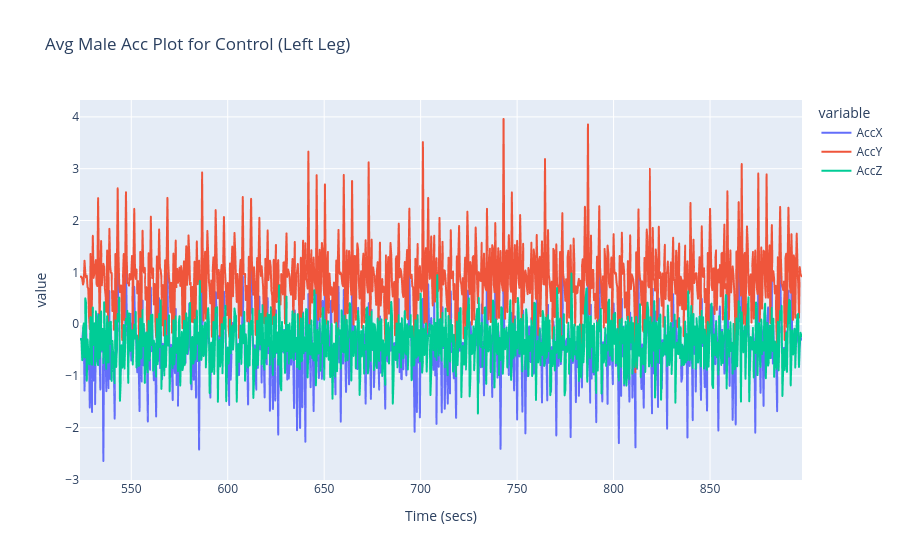
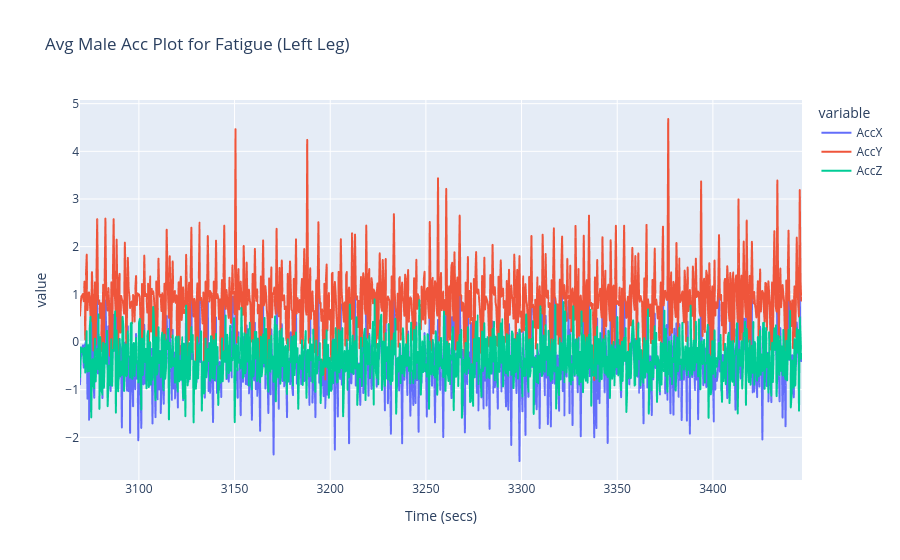
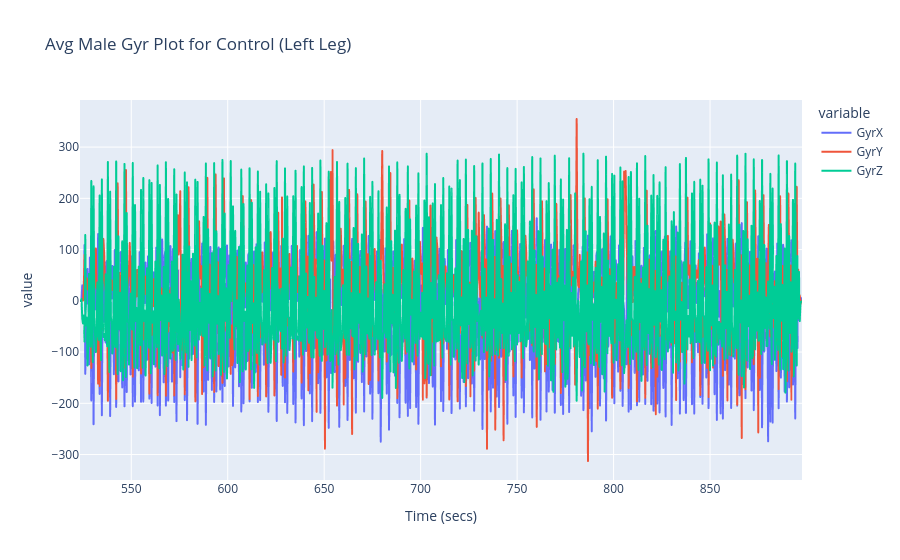
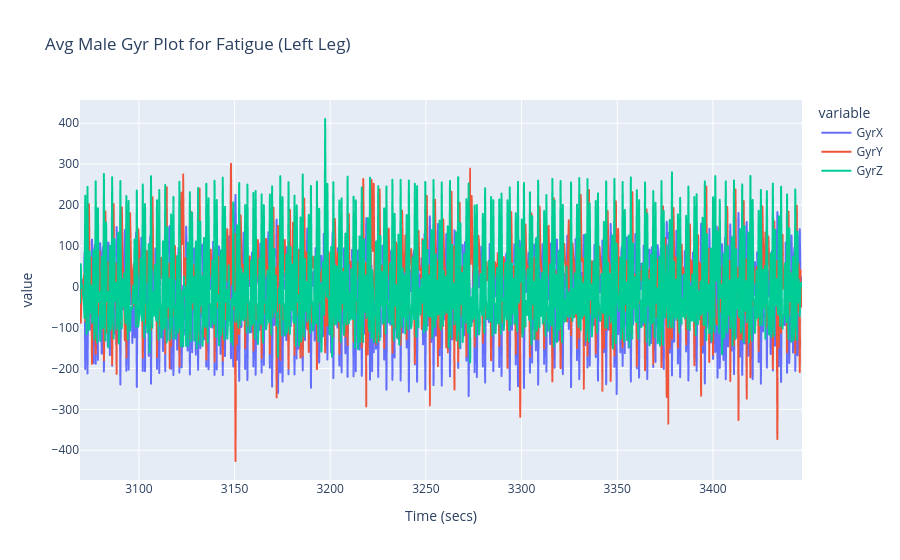

Here is the notebook cell these charts were saved with, in order:
### Code cell
fig = px.line(ll_control_df_02.iloc[::downsample_factor], x='Time (secs)', y=["AccX", "AccY", "AccZ"], title="Avg Male Acc Plot for Control (Left Leg)")
fig.show()

fig = px.line(ll_fatigue_df_02.iloc[::downsample_factor], x='Time (secs)', y=["AccX", "AccY", "AccZ"], title="Avg Male Acc Plot for Fatigue (Left Leg)")
fig.show()

fig = px.line(ll_control_df_02.iloc[::downsample_factor], x='Time (secs)', y=["GyrX", "GyrY", "GyrZ"], title="Avg Male Gyr Plot for Control (Left Leg)")
fig.show()

fig = px.line(ll_fatigue_df_02.iloc[::downsample_factor], x='Time (secs)', y=["GyrX", "GyrY", "GyrZ"], title="Avg Male Gyr Plot for Fatigue (Left Leg)")
fig.show()

### Figure 1 — Plotly figure (JSON) as saved in the notebook; plotly's stock layout.template omitted (floating-point values rounded to 4 significant figures; data arrays with more than 128 entries replaced by an {"elided": "..."} marker saying what was removed)
{"data": [{"hovertemplate": "variable=AccX<br>Time (secs)=%{x}<br>value=%{y}<extra></extra>", "legendgroup": "AccX", "line": {"color": "#636efa", "dash": "solid"}, "marker": {"symbol": "circle"}, "mode": "lines", "name": "AccX", "showlegend": true, "type": "scattergl", "x": {"elided": "959 float values"}, "xaxis": "x", "y": {"elided": "959 float values"}, "yaxis": "y"}, {"hovertemplate": "variable=AccY<br>Time (secs)=%{x}<br>value=%{y}<extra></extra>", "legendgroup": "AccY", "line": {"color": "#EF553B", "dash": "solid"}, "marker": {"symbol": "circle"}, "mode": "lines", "name": "AccY", "showlegend": true, "type": "scattergl", "x": {"elided": "959 float values"}, "xaxis": "x", "y": {"elided": "959 float values"}, "yaxis": "y"}, {"hovertemplate": "variable=AccZ<br>Time (secs)=%{x}<br>value=%{y}<extra></extra>", "legendgroup": "AccZ", "line": {"color": "#00cc96", "dash": "solid"}, "marker": {"symbol": "circle"}, "mode": "lines", "name": "AccZ", "showlegend": true, "type": "scattergl", "x": {"elided": "959 float values"}, "xaxis": "x", "y": {"elided": "959 float values"}, "yaxis": "y"}], "layout": {"legend": {"title": {"text": "variable"}, "tracegroupgap": 0}, "title": {"text": "Avg Male Acc Plot for Control (Left Leg)"}, "xaxis": {"anchor": "y", "domain": [0, 1], "title": {"text": "Time (secs)"}}, "yaxis": {"anchor": "x", "domain": [0, 1], "title": {"text": "value"}}}}

### Figure 2 — Plotly figure (JSON) as saved in the notebook; plotly's stock layout.template omitted (floating-point values rounded to 4 significant figures; data arrays with more than 128 entries replaced by an {"elided": "..."} marker saying what was removed)
{"data": [{"hovertemplate": "variable=AccX<br>Time (secs)=%{x}<br>value=%{y}<extra></extra>", "legendgroup": "AccX", "line": {"color": "#636efa", "dash": "solid"}, "marker": {"symbol": "circle"}, "mode": "lines", "name": "AccX", "showlegend": true, "type": "scattergl", "x": {"elided": "967 float values"}, "xaxis": "x", "y": {"elided": "967 float values"}, "yaxis": "y"}, {"hovertemplate": "variable=AccY<br>Time (secs)=%{x}<br>value=%{y}<extra></extra>", "legendgroup": "AccY", "line": {"color": "#EF553B", "dash": "solid"}, "marker": {"symbol": "circle"}, "mode": "lines", "name": "AccY", "showlegend": true, "type": "scattergl", "x": {"elided": "967 float values"}, "xaxis": "x", "y": {"elided": "967 float values"}, "yaxis": "y"}, {"hovertemplate": "variable=AccZ<br>Time (secs)=%{x}<br>value=%{y}<extra></extra>", "legendgroup": "AccZ", "line": {"color": "#00cc96", "dash": "solid"}, "marker": {"symbol": "circle"}, "mode": "lines", "name": "AccZ", "showlegend": true, "type": "scattergl", "x": {"elided": "967 float values"}, "xaxis": "x", "y": {"elided": "967 float values"}, "yaxis": "y"}], "layout": {"legend": {"title": {"text": "variable"}, "tracegroupgap": 0}, "title": {"text": "Avg Male Acc Plot for Fatigue (Left Leg)"}, "xaxis": {"anchor": "y", "domain": [0, 1], "title": {"text": "Time (secs)"}}, "yaxis": {"anchor": "x", "domain": [0, 1], "title": {"text": "value"}}}}

### Figure 3 — Plotly figure (JSON) as saved in the notebook; plotly's stock layout.template omitted (floating-point values rounded to 4 significant figures; data arrays with more than 128 entries replaced by an {"elided": "..."} marker saying what was removed)
{"data": [{"hovertemplate": "variable=GyrX<br>Time (secs)=%{x}<br>value=%{y}<extra></extra>", "legendgroup": "GyrX", "line": {"color": "#636efa", "dash": "solid"}, "marker": {"symbol": "circle"}, "mode": "lines", "name": "GyrX", "showlegend": true, "type": "scattergl", "x": {"elided": "959 float values"}, "xaxis": "x", "y": {"elided": "959 float values"}, "yaxis": "y"}, {"hovertemplate": "variable=GyrY<br>Time (secs)=%{x}<br>value=%{y}<extra></extra>", "legendgroup": "GyrY", "line": {"color": "#EF553B", "dash": "solid"}, "marker": {"symbol": "circle"}, "mode": "lines", "name": "GyrY", "showlegend": true, "type": "scattergl", "x": {"elided": "959 float values"}, "xaxis": "x", "y": {"elided": "959 float values"}, "yaxis": "y"}, {"hovertemplate": "variable=GyrZ<br>Time (secs)=%{x}<br>value=%{y}<extra></extra>", "legendgroup": "GyrZ", "line": {"color": "#00cc96", "dash": "solid"}, "marker": {"symbol": "circle"}, "mode": "lines", "name": "GyrZ", "showlegend": true, "type": "scattergl", "x": {"elided": "959 float values"}, "xaxis": "x", "y": {"elided": "959 float values"}, "yaxis": "y"}], "layout": {"legend": {"title": {"text": "variable"}, "tracegroupgap": 0}, "title": {"text": "Avg Male Gyr Plot for Control (Left Leg)"}, "xaxis": {"anchor": "y", "domain": [0, 1], "title": {"text": "Time (secs)"}}, "yaxis": {"anchor": "x", "domain": [0, 1], "title": {"text": "value"}}}}

### Figure 4 — Plotly figure (JSON) as saved in the notebook; plotly's stock layout.template omitted (floating-point values rounded to 4 significant figures; data arrays with more than 128 entries replaced by an {"elided": "..."} marker saying what was removed)
{"data": [{"hovertemplate": "variable=GyrX<br>Time (secs)=%{x}<br>value=%{y}<extra></extra>", "legendgroup": "GyrX", "line": {"color": "#636efa", "dash": "solid"}, "marker": {"symbol": "circle"}, "mode": "lines", "name": "GyrX", "showlegend": true, "type": "scattergl", "x": {"elided": "967 float values"}, "xaxis": "x", "y": {"elided": "967 float values"}, "yaxis": "y"}, {"hovertemplate": "variable=GyrY<br>Time (secs)=%{x}<br>value=%{y}<extra></extra>", "legendgroup": "GyrY", "line": {"color": "#EF553B", "dash": "solid"}, "marker": {"symbol": "circle"}, "mode": "lines", "name": "GyrY", "showlegend": true, "type": "scattergl", "x": {"elided": "967 float values"}, "xaxis": "x", "y": {"elided": "967 float values"}, "yaxis": "y"}, {"hovertemplate": "variable=GyrZ<br>Time (secs)=%{x}<br>value=%{y}<extra></extra>", "legendgroup": "GyrZ", "line": {"color": "#00cc96", "dash": "solid"}, "marker": {"symbol": "circle"}, "mode": "lines", "name": "GyrZ", "showlegend": true, "type": "scattergl", "x": {"elided": "967 float values"}, "xaxis": "x", "y": {"elided": "967 float values"}, "yaxis": "y"}], "layout": {"legend": {"title": {"text": "variable"}, "tracegroupgap": 0}, "title": {"text": "Avg Male Gyr Plot for Fatigue (Left Leg)"}, "xaxis": {"anchor": "y", "domain": [0, 1], "title": {"text": "Time (secs)"}}, "yaxis": {"anchor": "x", "domain": [0, 1], "title": {"text": "value"}}}}
